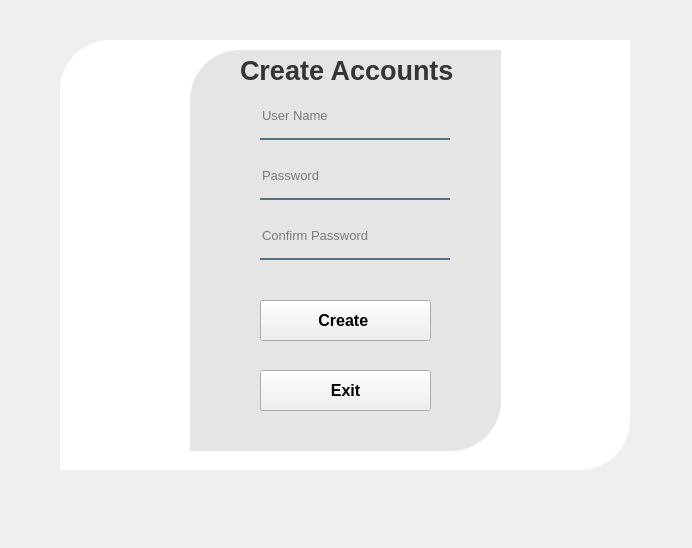
<?xml version="1.0" encoding="UTF-8"?>
<ui version="4.0">
 <class>Form</class>
 <widget class="QWidget" name="Form">
  <property name="geometry">
   <rect>
    <x>0</x>
    <y>0</y>
    <width>692</width>
    <height>548</height>
   </rect>
  </property>
  <property name="windowTitle">
   <string>Form</string>
  </property>
  <widget class="QWidget" name="widget" native="true">
   <property name="geometry">
    <rect>
     <x>30</x>
     <y>20</y>
     <width>631</width>
     <height>471</height>
    </rect>
   </property>
   <property name="styleSheet">
    <string notr="true">QPushButton#pushButton{
	background-color: qlineargradient(spread:pad, x1:0, y1:0, x2:1, y2:0, stop:0 rgba(11, 131, 120, 219), stop:0.55 rgba(85, 98, 112, 226), stop:0.98 rgba(0, 0, 0, 255), stop:1 rgba(0, 0, 0, 0));
	color:rgba(255,255,255,210);
	border-radius:5px;
}
QPushButton#pushButton:hover{
	background-color: qlineargradient(spread:pad, x1:0, y1:0, x2:1, y2:0, stop:0 rgba(150, 123, 111, 219), stop:0.55 rgba(85, 81, 84, 226), stop:0.98 rgba(0, 0, 0, 255), stop:1 rgba(0, 0, 0, 0));
}
QPushButton#pushButton:pressed{
	padding-left:5px;
	padding-top:5px;
	background-color:rgba(150,123,111,255);
}

QPushButton#pushButton_2{
	background-color: qlineargradient(spread:pad, x1:0, y1:0, x2:1, y2:0, stop:0 rgba(11, 131, 120, 219), stop:0.55 rgba(85, 98, 112, 226), stop:0.98 rgba(0, 0, 0, 255), stop:1 rgba(0, 0, 0, 0));
	color:rgba(255,255,255,210);
	border-radius:5px;
}
QPushButton#pushButton_2:hover{
	background-color: qlineargradient(spread:pad, x1:0, y1:0, x2:1, y2:0, stop:0 rgba(150, 123, 111, 219), stop:0.55 rgba(85, 81, 84, 226), stop:0.98 rgba(0, 0, 0, 255), stop:1 rgba(0, 0, 0, 0));
}
QPushButton#pushButton_2:pressed{
	padding-left:5px;
	padding-top:5px;
	background-color:rgba(150,123,111,255);
}</string>
   </property>
   <widget class="QLabel" name="label">
    <property name="geometry">
     <rect>
      <x>30</x>
      <y>20</y>
      <width>570</width>
      <height>430</height>
     </rect>
    </property>
    <property name="styleSheet">
     <string notr="true">background-color:rgba(255,255,255,255);
border-top-left-radius:50px;
border-bottom-right-radius:50px;</string>
    </property>
    <property name="text">
     <string/>
    </property>
   </widget>
   <widget class="QLabel" name="label_4">
    <property name="geometry">
     <rect>
      <x>210</x>
      <y>30</y>
      <width>222</width>
      <height>40</height>
     </rect>
    </property>
    <property name="font">
     <font>
      <pointsize>20</pointsize>
      <weight>75</weight>
      <bold>true</bold>
     </font>
    </property>
    <property name="styleSheet">
     <string notr="true">color:rgba(0,0,0,200);</string>
    </property>
    <property name="text">
     <string>Create Accounts</string>
    </property>
   </widget>
   <widget class="QLabel" name="label_2">
    <property name="geometry">
     <rect>
      <x>160</x>
      <y>30</y>
      <width>311</width>
      <height>401</height>
     </rect>
    </property>
    <property name="styleSheet">
     <string notr="true">background-color:rgba(30,30,30,30);
border-top-left-radius:50px;
border-bottom-right-radius:50px;</string>
    </property>
    <property name="text">
     <string/>
    </property>
   </widget>
   <widget class="QLineEdit" name="lineEdit">
    <property name="geometry">
     <rect>
      <x>230</x>
      <y>80</y>
      <width>190</width>
      <height>40</height>
     </rect>
    </property>
    <property name="font">
     <font>
      <pointsize>10</pointsize>
     </font>
    </property>
    <property name="styleSheet">
     <string notr="true">background-color:rgba(0,0,0,0);
border:none;
border-bottom: 2px solid rgba(46,82,101,200);
color:rgba(0,0,0,240);
padding-bottom:7px;</string>
    </property>
    <property name="placeholderText">
     <string>User Name</string>
    </property>
   </widget>
   <widget class="QLineEdit" name="lineEdit_2">
    <property name="geometry">
     <rect>
      <x>230</x>
      <y>140</y>
      <width>190</width>
      <height>40</height>
     </rect>
    </property>
    <property name="font">
     <font>
      <pointsize>10</pointsize>
     </font>
    </property>
    <property name="styleSheet">
     <string notr="true">background-color:rgba(0,0,0,0);
border:none;
border-bottom: 2px solid rgba(46,82,101,200);
color:rgba(0,0,0,240);
padding-bottom:7px;</string>
    </property>
    <property name="echoMode">
     <enum>QLineEdit::Password</enum>
    </property>
    <property name="placeholderText">
     <string>Password</string>
    </property>
   </widget>
   <widget class="QLineEdit" name="lineEdit_3">
    <property name="geometry">
     <rect>
      <x>230</x>
      <y>200</y>
      <width>190</width>
      <height>40</height>
     </rect>
    </property>
    <property name="font">
     <font>
      <pointsize>10</pointsize>
     </font>
    </property>
    <property name="styleSheet">
     <string notr="true">background-color:rgba(0,0,0,0);
border:none;
border-bottom: 2px solid rgba(46,82,101,200);
color:rgba(0,0,0,240);
padding-bottom:7px;</string>
    </property>
    <property name="echoMode">
     <enum>QLineEdit::Password</enum>
    </property>
    <property name="placeholderText">
     <string>Confirm Password</string>
    </property>
   </widget>
   <widget class="QPushButton" name="createBtn">
    <property name="geometry">
     <rect>
      <x>230</x>
      <y>280</y>
      <width>171</width>
      <height>41</height>
     </rect>
    </property>
    <property name="font">
     <font>
      <pointsize>12</pointsize>
      <weight>75</weight>
      <bold>true</bold>
     </font>
    </property>
    <property name="text">
     <string>Create </string>
    </property>
   </widget>
   <widget class="QPushButton" name="exitBtn">
    <property name="geometry">
     <rect>
      <x>230</x>
      <y>350</y>
      <width>171</width>
      <height>41</height>
     </rect>
    </property>
    <property name="font">
     <font>
      <pointsize>12</pointsize>
      <weight>75</weight>
      <bold>true</bold>
     </font>
    </property>
    <property name="text">
     <string>Exit</string>
    </property>
   </widget>
  </widget>
 </widget>
 <resources/>
 <connections/>
</ui>
